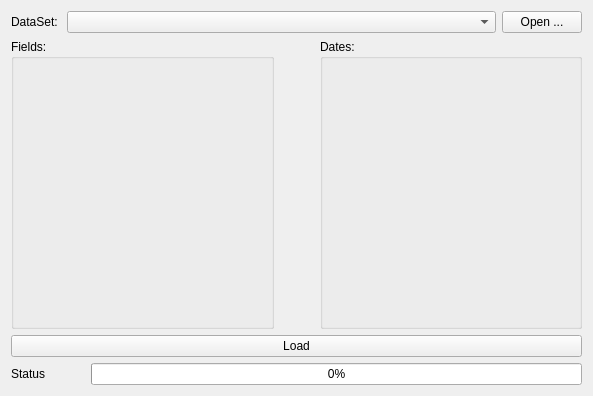
<?xml version="1.0" encoding="UTF-8"?>
<ui version="4.0">
 <class>LoadWindow</class>
 <widget class="QWidget" name="LoadWindow">
  <property name="geometry">
   <rect>
    <x>0</x>
    <y>0</y>
    <width>593</width>
    <height>396</height>
   </rect>
  </property>
  <property name="windowTitle">
   <string>Form</string>
  </property>
  <layout class="QVBoxLayout" name="verticalLayout">
   <item>
    <layout class="QHBoxLayout" name="layoutDataSet">
     <item>
      <widget class="QLabel" name="labelDataSet">
       <property name="text">
        <string>DataSet: </string>
       </property>
       <property name="buddy">
        <cstring>boxDataSet</cstring>
       </property>
      </widget>
     </item>
     <item>
      <widget class="QComboBox" name="boxDataSet">
       <property name="sizePolicy">
        <sizepolicy hsizetype="Expanding" vsizetype="Fixed">
         <horstretch>0</horstretch>
         <verstretch>0</verstretch>
        </sizepolicy>
       </property>
       <property name="insertPolicy">
        <enum>QComboBox::InsertAtTop</enum>
       </property>
      </widget>
     </item>
     <item>
      <widget class="QPushButton" name="buttonDataSetOpen">
       <property name="text">
        <string>Open ...</string>
       </property>
      </widget>
     </item>
    </layout>
   </item>
   <item>
    <layout class="QHBoxLayout" name="layoutChoose">
     <item>
      <widget class="QGroupBox" name="groupField">
       <property name="sizePolicy">
        <sizepolicy hsizetype="Preferred" vsizetype="Expanding">
         <horstretch>0</horstretch>
         <verstretch>0</verstretch>
        </sizepolicy>
       </property>
       <property name="title">
        <string>Fields: </string>
       </property>
       <property name="checkable">
        <bool>false</bool>
       </property>
      </widget>
     </item>
     <item>
      <spacer name="spacerChoose">
       <property name="orientation">
        <enum>Qt::Horizontal</enum>
       </property>
       <property name="sizeType">
        <enum>QSizePolicy::Maximum</enum>
       </property>
       <property name="sizeHint" stdset="0">
        <size>
         <width>40</width>
         <height>20</height>
        </size>
       </property>
      </spacer>
     </item>
     <item>
      <widget class="QGroupBox" name="groupDate">
       <property name="sizePolicy">
        <sizepolicy hsizetype="Preferred" vsizetype="Expanding">
         <horstretch>0</horstretch>
         <verstretch>0</verstretch>
        </sizepolicy>
       </property>
       <property name="title">
        <string>Dates: </string>
       </property>
       <property name="checkable">
        <bool>false</bool>
       </property>
      </widget>
     </item>
    </layout>
   </item>
   <item>
    <layout class="QHBoxLayout" name="layoutLoad">
     <item>
      <widget class="QPushButton" name="buttonLoad">
       <property name="text">
        <string>Load</string>
       </property>
      </widget>
     </item>
    </layout>
   </item>
   <item>
    <layout class="QHBoxLayout" name="layoutStatus">
     <item>
      <widget class="QLabel" name="labelStatus">
       <property name="text">
        <string>Status</string>
       </property>
      </widget>
     </item>
     <item>
      <spacer name="spacerStatus">
       <property name="orientation">
        <enum>Qt::Horizontal</enum>
       </property>
       <property name="sizeType">
        <enum>QSizePolicy::Preferred</enum>
       </property>
       <property name="sizeHint" stdset="0">
        <size>
         <width>40</width>
         <height>20</height>
        </size>
       </property>
      </spacer>
     </item>
     <item>
      <widget class="QProgressBar" name="progressBar">
       <property name="enabled">
        <bool>true</bool>
       </property>
       <property name="value">
        <number>0</number>
       </property>
       <property name="textVisible">
        <bool>true</bool>
       </property>
       <property name="invertedAppearance">
        <bool>false</bool>
       </property>
      </widget>
     </item>
    </layout>
   </item>
  </layout>
 </widget>
 <resources/>
 <connections/>
</ui>
